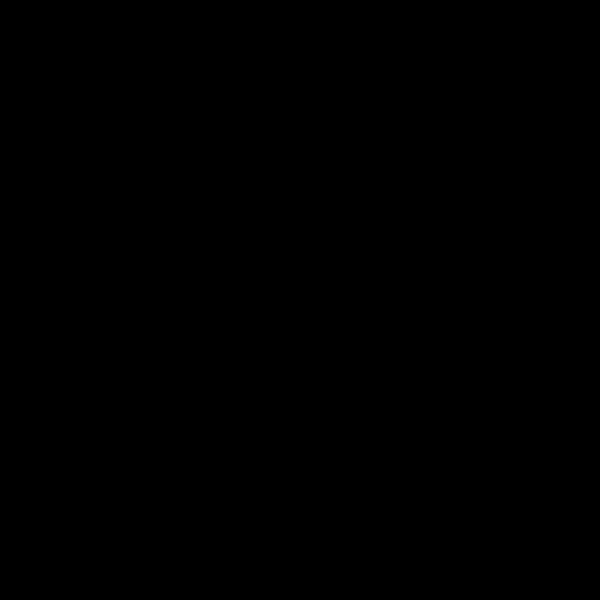
Frame 1 (no input)
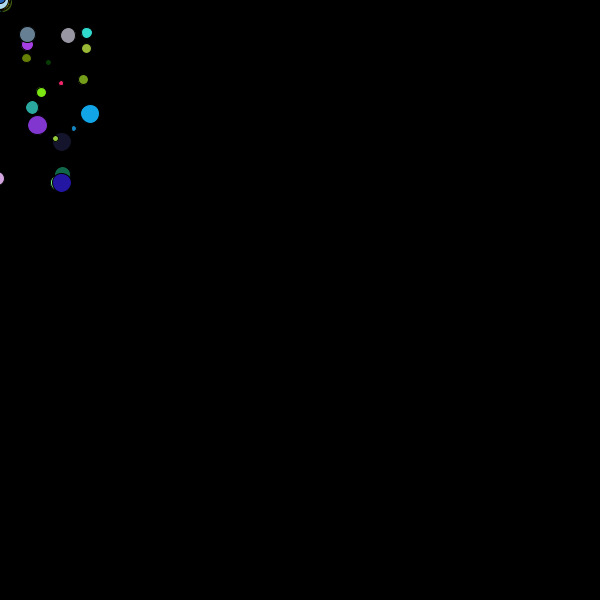
Frame 60 (the mouse pressed at the canvas centre just before this capture)
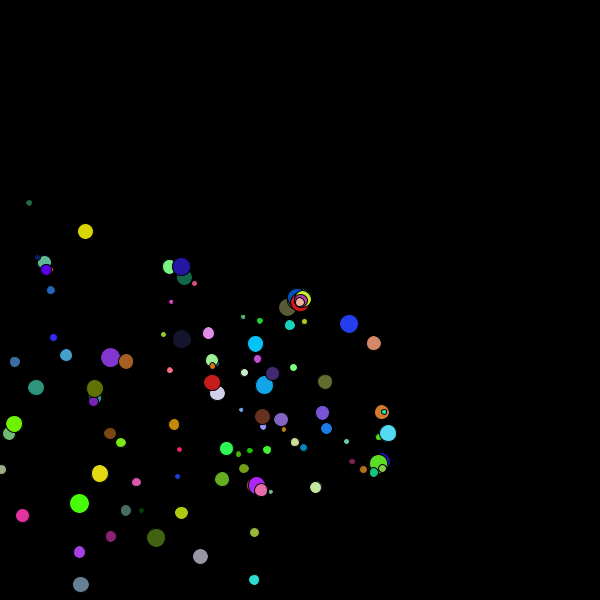
Frame 120 (the mouse held since frame 60 and released just before this capture)

The Processing sketch that drew these frames (run headless with seeded random() and noise(); from frame 60 on, the mouse is pressed at the canvas centre):

// Processing sketch: Ball_Action
// ── Ball_Action.pde
ArrayList ballCollection = new ArrayList();
int count = 0;
int rate = 60;
float life=1;
int number=50;
int fre =2;
void setup(){
  size(600,600);
  smooth();
  frameRate(rate);
}

void draw(){
  background(0);
  count++;
  float t = count/rate;
  if(count%(rate/fre)==0){
    for(int i=0;i<number;i++){
      Ball myBall = new Ball(mouseX,mouseY);
      ballCollection.add(myBall);
    }
  }
  for(int i=1; i<ballCollection.size();i++){
    Ball nb = (Ball) ballCollection.get(i);
    nb.action();
  }  
  
  if(t>life && count%(rate/fre) == 0){
    for(int i=0; i<number; i++){
      ballCollection.remove(0);
    }
  }
}
  


// ── Ball.pde


class Ball{
  float x=0;
  float y=0;
  float s=random(5,20);
  float r=random(0,255);
  float g=random(0,255);
  float b=random(0,255);
  float speedX = random(-3,3);
  float speedY = random(-3,3);
  float gravity=0.2;
  Ball(float _x,float _y){
  x=_x;
  y=_y;
  }
 void action(){ 
  //float speedX = random(-2,2);
  //float speedY = random(-2,2);
  
  //COLOR
  fill(r,g,b);
  //GRAVITY
  speedY+=gravity;
  //MOVE
  y+=speedY;
  x+=speedX;
  //BOUNCE
  if(x>width || X<0){
    speedX=-speedX;
  }
  if(y>height || Y<0){
    speedY=-speedY;
  }
  //DISPLAY
  ellipse(x,y,s,s);
  
 }
 
}
